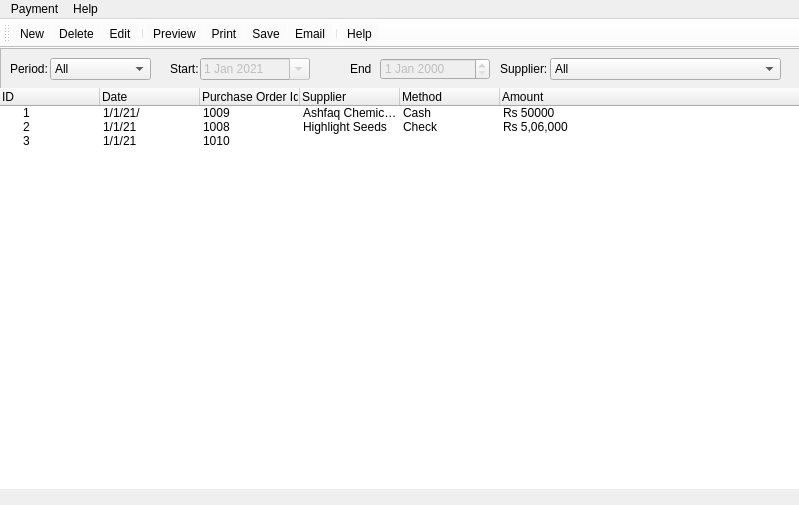
<?xml version="1.0" encoding="UTF-8"?>
<ui version="4.0">
 <class>allPaymetsOfPurchaseOrders</class>
 <widget class="QMainWindow" name="allPaymetsOfPurchaseOrders">
  <property name="geometry">
   <rect>
    <x>0</x>
    <y>0</y>
    <width>799</width>
    <height>505</height>
   </rect>
  </property>
  <property name="windowTitle">
   <string>Payments Of Purchase Orders</string>
  </property>
  <property name="styleSheet">
   <string notr="true"/>
  </property>
  <widget class="QWidget" name="centralwidget">
   <widget class="QFrame" name="frame">
    <property name="geometry">
     <rect>
      <x>0</x>
      <y>0</y>
      <width>801</width>
      <height>41</height>
     </rect>
    </property>
    <property name="styleSheet">
     <string notr="true">background-color: rgb(240, 240, 240);</string>
    </property>
    <property name="frameShape">
     <enum>QFrame::StyledPanel</enum>
    </property>
    <property name="frameShadow">
     <enum>QFrame::Raised</enum>
    </property>
    <widget class="QLabel" name="label">
     <property name="geometry">
      <rect>
       <x>10</x>
       <y>10</y>
       <width>47</width>
       <height>21</height>
      </rect>
     </property>
     <property name="text">
      <string>Period:</string>
     </property>
    </widget>
    <widget class="QComboBox" name="periodCombo">
     <property name="geometry">
      <rect>
       <x>50</x>
       <y>10</y>
       <width>101</width>
       <height>22</height>
      </rect>
     </property>
     <item>
      <property name="text">
       <string>All</string>
      </property>
     </item>
     <item>
      <property name="text">
       <string>Custom</string>
      </property>
     </item>
     <item>
      <property name="text">
       <string>Today</string>
      </property>
     </item>
     <item>
      <property name="text">
       <string>Yesterday</string>
      </property>
     </item>
     <item>
      <property name="text">
       <string>This Week</string>
      </property>
     </item>
     <item>
      <property name="text">
       <string>Last Week</string>
      </property>
     </item>
     <item>
      <property name="text">
       <string>This Month</string>
      </property>
     </item>
     <item>
      <property name="text">
       <string>Last Month</string>
      </property>
     </item>
    </widget>
    <widget class="QLabel" name="label_2">
     <property name="geometry">
      <rect>
       <x>170</x>
       <y>10</y>
       <width>47</width>
       <height>21</height>
      </rect>
     </property>
     <property name="text">
      <string>Start:</string>
     </property>
    </widget>
    <widget class="QDateEdit" name="startDateEdit">
     <property name="enabled">
      <bool>false</bool>
     </property>
     <property name="geometry">
      <rect>
       <x>200</x>
       <y>10</y>
       <width>110</width>
       <height>22</height>
      </rect>
     </property>
     <property name="dateTime">
      <datetime>
       <hour>0</hour>
       <minute>0</minute>
       <second>0</second>
       <year>2021</year>
       <month>1</month>
       <day>1</day>
      </datetime>
     </property>
     <property name="calendarPopup">
      <bool>true</bool>
     </property>
    </widget>
    <widget class="QComboBox" name="supplierCombo">
     <property name="geometry">
      <rect>
       <x>550</x>
       <y>10</y>
       <width>231</width>
       <height>22</height>
      </rect>
     </property>
     <item>
      <property name="text">
       <string>All</string>
      </property>
     </item>
     <item>
      <property name="text">
       <string>Ashfaq Chemicals</string>
      </property>
     </item>
     <item>
      <property name="text">
       <string>Highlight Seed</string>
      </property>
     </item>
     <item>
      <property name="text">
       <string>Highligh Seed Research Farm Arifwala Distt Pakpattan</string>
      </property>
     </item>
    </widget>
   </widget>
   <widget class="QTreeWidget" name="treeWidget">
    <property name="geometry">
     <rect>
      <x>0</x>
      <y>40</y>
      <width>801</width>
      <height>401</height>
     </rect>
    </property>
    <property name="styleSheet">
     <string notr="true">border:0px;</string>
    </property>
    <column>
     <property name="text">
      <string>ID</string>
     </property>
    </column>
    <column>
     <property name="text">
      <string>Date</string>
     </property>
    </column>
    <column>
     <property name="text">
      <string>Purchase Order Id</string>
     </property>
    </column>
    <column>
     <property name="text">
      <string>Supplier</string>
     </property>
    </column>
    <column>
     <property name="text">
      <string>Method</string>
     </property>
    </column>
    <column>
     <property name="text">
      <string>Amount</string>
     </property>
    </column>
    <item>
     <property name="text">
      <string>1</string>
     </property>
     <property name="text">
      <string>1/1/21/</string>
     </property>
     <property name="text">
      <string>1009</string>
     </property>
     <property name="text">
      <string>Ashfaq Chemicals</string>
     </property>
     <property name="text">
      <string>Cash</string>
     </property>
     <property name="text">
      <string>Rs 50000</string>
     </property>
    </item>
    <item>
     <property name="text">
      <string>2</string>
     </property>
     <property name="text">
      <string>1/1/21</string>
     </property>
     <property name="text">
      <string>1008</string>
     </property>
     <property name="text">
      <string>Highlight Seeds</string>
     </property>
     <property name="text">
      <string>Check</string>
     </property>
     <property name="text">
      <string>Rs 5,06,000</string>
     </property>
    </item>
    <item>
     <property name="text">
      <string>3</string>
     </property>
     <property name="text">
      <string>1/1/21</string>
     </property>
     <property name="text">
      <string>1010</string>
     </property>
    </item>
   </widget>
   <widget class="QLabel" name="label_3">
    <property name="geometry">
     <rect>
      <x>350</x>
      <y>10</y>
      <width>21</width>
      <height>21</height>
     </rect>
    </property>
    <property name="text">
     <string>End:</string>
    </property>
   </widget>
   <widget class="QDateEdit" name="endDateEdit_2">
    <property name="enabled">
     <bool>false</bool>
    </property>
    <property name="geometry">
     <rect>
      <x>380</x>
      <y>10</y>
      <width>110</width>
      <height>22</height>
     </rect>
    </property>
   </widget>
   <widget class="QLabel" name="label_4">
    <property name="geometry">
     <rect>
      <x>500</x>
      <y>10</y>
      <width>47</width>
      <height>21</height>
     </rect>
    </property>
    <property name="text">
     <string>Supplier:</string>
    </property>
   </widget>
  </widget>
  <widget class="QMenuBar" name="menubar">
   <property name="geometry">
    <rect>
     <x>0</x>
     <y>0</y>
     <width>799</width>
     <height>21</height>
    </rect>
   </property>
   <widget class="QMenu" name="menuPayment">
    <property name="title">
     <string>Payment</string>
    </property>
    <addaction name="actionNew"/>
    <addaction name="actionDelete"/>
    <addaction name="actionEdit"/>
    <addaction name="separator"/>
    <addaction name="actionFind"/>
    <addaction name="actionFind_Next"/>
    <addaction name="separator"/>
    <addaction name="actionClose"/>
   </widget>
   <widget class="QMenu" name="menuHelp">
    <property name="title">
     <string>Help</string>
    </property>
    <addaction name="actionHelp_Contents"/>
    <addaction name="actionContact_Developers"/>
   </widget>
   <addaction name="menuPayment"/>
   <addaction name="menuHelp"/>
  </widget>
  <widget class="QToolBar" name="toolBar">
   <property name="windowTitle">
    <string>toolBar</string>
   </property>
   <property name="styleSheet">
    <string notr="true">background-color: rgb(251, 251, 251);</string>
   </property>
   <property name="toolButtonStyle">
    <enum>Qt::ToolButtonTextUnderIcon</enum>
   </property>
   <attribute name="toolBarArea">
    <enum>TopToolBarArea</enum>
   </attribute>
   <attribute name="toolBarBreak">
    <bool>false</bool>
   </attribute>
   <addaction name="actionNew_2"/>
   <addaction name="actionDelete_2"/>
   <addaction name="actionEdit_2"/>
   <addaction name="separator"/>
   <addaction name="actionPreview"/>
   <addaction name="actionPrint"/>
   <addaction name="actionSave"/>
   <addaction name="actionEmail"/>
   <addaction name="separator"/>
   <addaction name="actionHelp"/>
  </widget>
  <action name="actionNew">
   <property name="text">
    <string>New</string>
   </property>
  </action>
  <action name="actionDelete">
   <property name="text">
    <string>Delete</string>
   </property>
  </action>
  <action name="actionEdit">
   <property name="text">
    <string>Edit</string>
   </property>
  </action>
  <action name="actionFind">
   <property name="text">
    <string>Find</string>
   </property>
  </action>
  <action name="actionFind_Next">
   <property name="text">
    <string>Find Next</string>
   </property>
  </action>
  <action name="actionClose">
   <property name="text">
    <string>Close</string>
   </property>
  </action>
  <action name="actionHelp_Contents">
   <property name="text">
    <string>Help Contents</string>
   </property>
  </action>
  <action name="actionContact_Developers">
   <property name="text">
    <string>Contact Developers</string>
   </property>
  </action>
  <action name="actionNew_2">
   <property name="icon">
    <iconset>
     <normaloff>C:/Users/MOIZ/Downloads/icons/plus-circle.png</normaloff>C:/Users/MOIZ/Downloads/icons/plus-circle.png</iconset>
   </property>
   <property name="text">
    <string>New</string>
   </property>
   <property name="toolTip">
    <string>New Payment</string>
   </property>
  </action>
  <action name="actionDelete_2">
   <property name="icon">
    <iconset>
     <normaloff>C:/Users/MOIZ/Downloads/icons/cross.png</normaloff>C:/Users/MOIZ/Downloads/icons/cross.png</iconset>
   </property>
   <property name="text">
    <string>Delete</string>
   </property>
   <property name="toolTip">
    <string>Delete Selected Payment Record</string>
   </property>
  </action>
  <action name="actionEdit_2">
   <property name="icon">
    <iconset>
     <normaloff>C:/Users/MOIZ/Downloads/icons/pencil.png</normaloff>C:/Users/MOIZ/Downloads/icons/pencil.png</iconset>
   </property>
   <property name="text">
    <string>Edit</string>
   </property>
   <property name="toolTip">
    <string>Edit Selected Payment</string>
   </property>
  </action>
  <action name="actionHelp">
   <property name="icon">
    <iconset>
     <normaloff>C:/Users/MOIZ/Downloads/icons/question-balloon.png</normaloff>C:/Users/MOIZ/Downloads/icons/question-balloon.png</iconset>
   </property>
   <property name="text">
    <string>Help</string>
   </property>
   <property name="toolTip">
    <string>Hellp</string>
   </property>
  </action>
  <action name="actionPreview">
   <property name="icon">
    <iconset>
     <normaloff>C:/Users/MOIZ/Downloads/icons/document-search-result.png</normaloff>C:/Users/MOIZ/Downloads/icons/document-search-result.png</iconset>
   </property>
   <property name="text">
    <string>Preview</string>
   </property>
   <property name="toolTip">
    <string>Preview</string>
   </property>
  </action>
  <action name="actionPrint">
   <property name="icon">
    <iconset>
     <normaloff>C:/Users/MOIZ/Downloads/icons/printer.png</normaloff>C:/Users/MOIZ/Downloads/icons/printer.png</iconset>
   </property>
   <property name="text">
    <string>Print</string>
   </property>
   <property name="toolTip">
    <string>Print</string>
   </property>
  </action>
  <action name="actionSave">
   <property name="icon">
    <iconset>
     <normaloff>C:/Users/MOIZ/Downloads/icons/document-pdf.png</normaloff>C:/Users/MOIZ/Downloads/icons/document-pdf.png</iconset>
   </property>
   <property name="text">
    <string>Save</string>
   </property>
   <property name="toolTip">
    <string>Save as PDF</string>
   </property>
  </action>
  <action name="actionEmail">
   <property name="icon">
    <iconset>
     <normaloff>C:/Users/MOIZ/Downloads/icons/mail--arrow.png</normaloff>C:/Users/MOIZ/Downloads/icons/mail--arrow.png</iconset>
   </property>
   <property name="text">
    <string>Email</string>
   </property>
   <property name="toolTip">
    <string>Email</string>
   </property>
  </action>
 </widget>
 <resources/>
 <connections/>
</ui>
